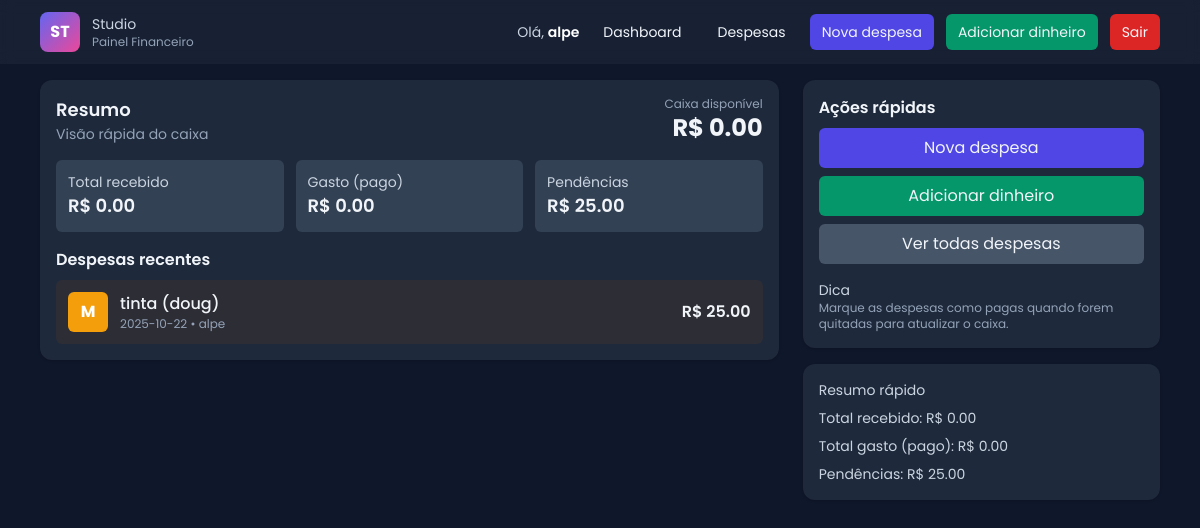
The app's page /dashboard (signed in) with its own data.
### tables this page shows
CREATE TABLE expenses (
    id INTEGER PRIMARY KEY,
    description TEXT,
    amount REAL,
    date TEXT,
    urgency INTEGER,
    owner TEXT,
    paid INTEGER DEFAULT 0
);

### app.py (the view)
@app.route('/dashboard')
def dashboard():
    if not session.get('user'):
        return redirect(url_for('login'))
    user = session['user']
    conn = get_db()
    cur = conn.execute('SELECT IFNULL(SUM(amount),0) as total FROM incomes')
    total_income = cur.fetchone()['total']
    cur = conn.execute('SELECT IFNULL(SUM(amount),0) as total FROM expenses WHERE paid = 1')
    total_spent = cur.fetchone()['total']
    cur = conn.execute('SELECT IFNULL(SUM(amount),0) as total FROM expenses WHERE paid = 0')
    total_pending = cur.fetchone()['total']
    total_available = total_income - total_spent
    cur = conn.execute('SELECT * FROM expenses ORDER BY date DESC LIMIT 10')
    recent = cur.fetchall()
    conn.close()
    return render_template('dashboard.html', user=user, total_income=total_income, total_spent=total_spent, total_pending=total_pending, total_available=total_available, recent=recent)

### app.py (called while the page is built)
def get_db():
    conn = sqlite3.connect(DB)
    conn.row_factory = sqlite3.Row
    return conn

### templates/dashboard.html
{% extends 'base.html' %}
{% block content %}
<div class="grid grid-cols-1 lg:grid-cols-3 gap-6">
  <div class="col-span-2">
    <div class="bg-slate-800 rounded-xl shadow p-4">
      <div class="flex items-center justify-between">
        <div>
          <h3 class="text-lg font-semibold">Resumo</h3>
          <p class="text-sm text-slate-400">Visão rápida do caixa</p>
        </div>
        <div class="text-right">
          <div class="text-xs text-slate-400">Caixa disponível</div>
          <div class="text-2xl font-bold">R$ {{ '%.2f' % total_available }}</div>
        </div>
      </div>
      <div class="mt-4 grid grid-cols-1 sm:grid-cols-3 gap-3">
        <div class="p-3 bg-slate-700 rounded-md">
          <div class="text-sm text-slate-300">Total recebido</div>
          <div class="text-lg font-semibold">R$ {{ '%.2f' % total_income }}</div>
        </div>
        <div class="p-3 bg-slate-700 rounded-md">
          <div class="text-sm text-slate-300">Gasto (pago)</div>
          <div class="text-lg font-semibold">R$ {{ '%.2f' % total_spent }}</div>
        </div>
        <div class="p-3 bg-slate-700 rounded-md">
          <div class="text-sm text-slate-300">Pendências</div>
          <div class="text-lg font-semibold">R$ {{ '%.2f' % total_pending }}</div>
        </div>
      </div>
      <div class="mt-4">
        <h4 class="text-md font-semibold mb-2">Despesas recentes</h4>
        <div class="space-y-2">
          {% for r in recent %}
          <div class="flex items-center justify-between p-3 rounded-md {% if r['paid'] %}bg-slate-700{% else %}{% if r['urgency']==2 %}bg-rose-700/10{% elif r['urgency']==1 %}bg-amber-700/10{% else %}bg-slate-700/20{% endif %}{% endif %}">
            <div class="flex items-center gap-3">
              <div class="w-10 h-10 rounded-md flex items-center justify-center {% if r['urgency']==2 %}bg-rose-600{% elif r['urgency']==1 %}bg-amber-500{% else %}bg-emerald-500{% endif %} text-white font-bold">
                {% if r['urgency']==2 %}H{% elif r['urgency']==1 %}M{% else %}L{% endif %}
              </div>
              <div>
                <div class="font-medium {% if r['paid'] %}line-through text-slate-400{% endif %}">{{ r['description'] }}</div>
                <div class="text-xs text-slate-400">{{ r['date'] }} • {{ r['owner'] }}</div>
              </div>
            </div>
            <div class="text-right">
              <div class="font-semibold {% if r['paid'] %}text-slate-400 line-through{% endif %}">R$ {{ '%.2f' % r['amount'] }}</div>
            </div>
          </div>
          {% endfor %}
        </div>
      </div>
    </div>
  </div>
  <aside>
    <div class="bg-slate-800 rounded-xl shadow p-4 space-y-4">
      <div>
        <h4 class="text-md font-semibold">Ações rápidas</h4>
        <div class="mt-2 flex flex-col gap-2">
          <a href="{{ url_for('add') }}" class="block text-center px-3 py-2 rounded-md bg-indigo-600">Nova despesa</a>
          <a href="{{ url_for('add_income') }}" class="block text-center px-3 py-2 rounded-md bg-emerald-600">Adicionar dinheiro</a>
          <a href="{{ url_for('expenses') }}" class="block text-center px-3 py-2 rounded-md bg-slate-600">Ver todas despesas</a>
        </div>
      </div>
      <div>
        <h5 class="text-sm text-slate-300">Dica</h5>
        <p class="text-xs text-slate-400">Marque as despesas como pagas quando forem quitadas para atualizar o caixa.</p>
      </div>
    </div>
    <div class="mt-4 bg-slate-800 rounded-xl shadow p-4">
      <h5 class="text-sm text-slate-300">Resumo rápido</h5>
      <ul class="text-sm mt-2 space-y-2 text-slate-300">
        <li>Total recebido: R$ {{ '%.2f' % total_income }}</li>
        <li>Total gasto (pago): R$ {{ '%.2f' % total_spent }}</li>
        <li>Pendências: R$ {{ '%.2f' % total_pending }}</li>
      </ul>
    </div>
  </aside>
</div>
{% endblock %}

### templates/base.html (shortened to what this page needs)
<!doctype html>
<html lang="pt-BR" class="h-full bg-slate-900 text-slate-100">
<head>
  <script src="https://cdn.tailwindcss.com"></script>
</head>
<body class="min-h-screen">
<header class="bg-slate-800/60 backdrop-blur sticky top-0 z-30">
  <div class="max-w-6xl mx-auto px-4 py-3 flex items-center justify-between gap-4">
    <div class="flex items-center gap-3">
      <div class="w-10 h-10 bg-gradient-to-br from-indigo-500 to-pink-500 rounded-lg flex items-center justify-center text-white font-bold">ST</div>
      <div>
        <div class="text-sm text-slate-300">Studio</div>
        <div class="text-xs text-slate-400">Painel Financeiro</div>
      </div>
    </div>
    <nav class="flex items-center gap-3">
      {% if session.get('user') %}
        <div class="text-sm text-slate-300 hidden sm:block">Olá, <span class="font-semibold text-white">{{ session.get('user') }}</span></div>
        <a href="{{ url_for('dashboard') }}" class="px-3 py-2 rounded-md text-sm hover:bg-slate-700">Dashboard</a>
        <a href="{{ url_for('expenses') }}" class="px-3 py-2 rounded-md text-sm hover:bg-slate-700">Despesas</a>
        <a href="{{ url_for('add') }}" class="px-3 py-2 rounded-md text-sm bg-indigo-600 hover:bg-indigo-500">Nova despesa</a>
        <a href="{{ url_for('add_income') }}" class="px-3 py-2 rounded-md text-sm bg-emerald-600 hover:bg-emerald-500">Adicionar dinheiro</a>
        <a href="{{ url_for('logout') }}" class="px-3 py-2 rounded-md text-sm bg-red-600 hover:bg-red-500">Sair</a>
      {% else %}
        <a href="{{ url_for('login') }}" class="px-3 py-2 rounded-md text-sm bg-indigo-600 hover:bg-indigo-500">Entrar</a>
      {% endif %}
    </nav>
  </div>
</header>
<main class="max-w-6xl mx-auto p-4">
  {% block content %}{% endblock %}
</main>
</body>
</html>

### templates/base.html (style rules this page uses)
body { font-family:'Poppins',sans-serif }

### records on screen
expenses: get "alpe", urgency "M", description "tinta (doug)", date "2025-10-22", owner "alpe", amount "25.00"

### other values on screen
{{ '%.2f' % total_available }} "0.00"
{{ '%.2f' % total_income }} "0.00"
{{ '%.2f' % total_spent }} "0.00"
{{ '%.2f' % total_pending }} "25.00"
